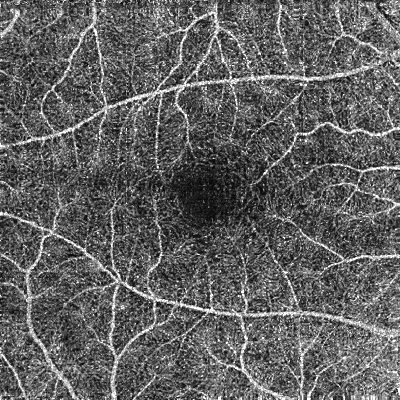
#> input picture datasets/OCTA-500/OCTA_6M/ProjectionMaps/OCTA(OPL_BM)/10001.bmp, 400 x 400 px; its folder holds only this picture in this run
$ python prompt_points.py
#> lines starting #> are read from the running program, lines starting #| are printed output that depends on the picture
import numpy as np
from scipy import ndimage
import cv2, os, random
from collections import *
from itertools import *
from functools import *
from display import show_prompt_points_image
from tqdm import tqdm

class PromptGeneration:
    def __init__(self,
                 random_seed=0,
                 neg_range=(6, 9),
                 negative_method="dfs",
                 positive_num=2,
                 negative_num=2,
                 is_local=True,
                 label_type="LargeVessel",
                 is_specific=False):

        if random_seed:
            random.seed(random_seed)
            np.random.seed(random_seed)

        self.random_seed = random_seed
        self.neg_range = neg_range
        self.positive_num = positive_num
        self.negative_num = negative_num
        self.is_local = is_local
        self.label_type = label_type
        self.is_specific = is_specific

        profile_str = "-".join(map(str, [neg_range, is_local, label_type, is_specific]))
        self.cache_dir = "intermediate/{}".format(profile_str)

        print("prompt points cache_dir:", self.cache_dir)
        if not os.path.exists(self.cache_dir): os.makedirs(self.cache_dir)

        self.min_area = 20
        self.const_point = (-100, -100)
        self.search_negative_region = {
            "dfs":self.search_negative_region_dfs,
            "numpy":self.search_negative_region_numpy
        }[negative_method]

    def get_labelmap(self, label):
        # print("label:", label.max()) # 255
        structure = ndimage.generate_binary_structure(2, 2)
        labelmaps, connected_num = ndimage.label(label, structure=structure)

        label = np.zeros_like(labelmaps)
        for i in range(1, 1+connected_num):
            if np.sum(labelmaps==i) >= self.min_area: label += np.where(labelmaps==i, 255, 0)

        structure = ndimage.generate_binary_structure(2, 2)
        labelmaps, connected_num = ndimage.label(label, structure=structure)

        return labelmaps, connected_num

    def search_negative_region_dfs(self, labelmap):
        def search(neg_range):
            w, h = labelmap.shape
            dq = deque([])
            connected_points_pos_cnt = Counter()
            for (x, y), val in np.ndenumerate(labelmap):
                if val: connected_points_pos_cnt[val] += 1
            for (x, y), val in np.ndenumerate(labelmap):
                if val and connected_points_pos_cnt[val] >= self.min_area: dq.append((val, x, y, 0))
            negative_region = labelmap.copy().astype(np.int32)
            while dq:
                val, x, y, step = dq.popleft()
                if step >= neg_range: continue
                for dx, dy in product(*[range(-1, 2)] * 2):
                    nx, ny = x + dx, y + dy
                    if nx < 0 or nx >= w or ny < 0 or ny >= h: continue
                    if negative_region[(nx, ny)] == 0:
                        negative_region[(nx, ny)] = val
                        dq.append((val, nx, ny, step+1))
                    else:
                        if negative_region[(nx, ny)] in (-1, val): continue
                        else: negative_region[(nx, ny)] = -1
            negative_region -= labelmap
            return np.maximum(negative_region, 0).astype(np.uint8)
        inner_range, outer_range = self.neg_range
        return search(outer_range) - search(inner_range)

    # [13 lines left out: function search_negative_region_numpy, not called in this run]

    def get_prompt_region(self, label, key=""):
        # "FAZ", "Capillary"
        def calculate_regions():
            if self.is_specific:
                specific_region_func = {
                    "FAZ" : self.get_specific_FAZ,
                    "Capillary" : self.get_specific_Capillary,
                }[self.label_type]
                labelmaps, negative_region, connected_num = specific_region_func(label)
            else:
                labelmaps, connected_num = self.get_labelmap(label)
                negative_region = self.search_negative_region(labelmaps)
            return labelmaps, negative_region, connected_num

        if key:
            positive_region_file_path = "{}/{}_p.npy".format(self.cache_dir, key)
            negative_region_file_path = "{}/{}_n.npy".format(self.cache_dir, key)
            if os.path.exists(negative_region_file_path) and os.path.exists(positive_region_file_path):
                labelmaps = np.load(positive_region_file_path)
                negative_region = np.load(negative_region_file_path)
                connected_num = labelmaps.max()
            else:
                labelmaps, negative_region, connected_num = calculate_regions()
                np.save(positive_region_file_path, labelmaps)
                np.save(negative_region_file_path, negative_region)
        else:
            labelmaps, negative_region, connected_num = calculate_regions()
        return labelmaps, negative_region, connected_num

    # [23 lines left out: function label_to_point_prompt_global, not called in this run]

    def label_to_point_prompt_local(self, label, key=""):
        labelmaps, negative_region, connected_num = self.get_prompt_region(label, key)
        labelmap_points = []

        gp, gn = defaultdict(list), defaultdict(list)

        for (x, y), val in np.ndenumerate(labelmaps):
            if val: gp[val].append((x, y))
        for (x, y), val in np.ndenumerate(negative_region):
            if val: gn[val].append((x, y))

        for k in gp:
            if min(len(gp[k]), len(gn[k])) >= self.min_area:
                labelmap_points += gp[k]

        selected_pixel = random.randint(0, len(labelmap_points)-1)
        selected_val = labelmaps[labelmap_points[selected_pixel]]

        selected_labelmap = np.where(labelmaps == selected_val, labelmaps, 0) // selected_val
        negative_region = np.where(negative_region == selected_val, negative_region, 0) // selected_val

        positive_points = [(y, x) for (x, y), val in np.ndenumerate(selected_labelmap) if val]
        negative_points = [(y, x) for (x, y), val in np.ndenumerate(negative_region) if val]

        positive_points = random.sample(positive_points, self.positive_num)
        negative_points = random.sample(negative_points, self.negative_num)

        if not (positive_points + negative_points): negative_points = [self.const_point]

        return np.array([selected_labelmap], dtype=float), negative_region, positive_points, negative_points

    # [40 lines left out: functions label_to_all_local_components, get_specific_FAZ, get_specific_Capillary, get_prompt_point, not called in this run]

    # for debug ...
    def draw_generated_label(self, image, label, key="", save_file="temp.png"):
        selected_component, negative_region, prompt_points_pos, prompt_points_neg = \
            self.label_to_point_prompt_local(label, key) if self.is_local else self.label_to_point_prompt_global(label, key)

        alpha = 0.5
        overlay = lambda x, y: cv2.addWeighted(x, alpha, y, 1-alpha, 0)

        to_red = lambda x: np.array([np.zeros_like(x), np.zeros_like(x), x]).transpose((1,2,0)).astype(dtype=np.uint8)
        to_yellow = lambda x: np.array([np.zeros_like(x), x, x]).transpose((1,2,0)).astype(dtype=np.uint8)

        processed_image = to_yellow(selected_component[0]) + to_red(negative_region)
        processed_image = overlay(image, processed_image)

        for x, y in prompt_points_pos:
            cv2.circle(processed_image, (x, y), 5, (255, 0, 0), -1)
            cv2.circle(processed_image, (x, y), 4, (0, 255, 0), -1)
        for x, y in prompt_points_neg:
            cv2.circle(processed_image, (x, y), 5, (255, 0, 0), -1)
            cv2.circle(processed_image, (x, y), 4, (0, 0, 255), -1)

        cv2.imwrite(save_file, processed_image)


class SpecialPointItem:
    # [85 lines left out: functions __init__, get_items, get_single_item, not called in this run]

class CrossPointItem:
    # [61 lines left out: functions __init__, get_single_item, not called in this run]

if __name__=="__main__":
    # "LargeVessel", "FAZ", "Capillary", "Artery", "Vein"
    label_type = "Capillary"
    pg = PromptGeneration(
            random_seed=42,
            neg_range=(0, 9),
            positive_num=0,
            negative_num=0,
            is_local=True,
            label_type=label_type,
        )
    for sample_id in tqdm(range(10001, 10301)):
        image_path = "datasets/OCTA-500/OCTA_6M/ProjectionMaps/OCTA(OPL_BM)/{}.bmp".format(sample_id)
        label_path = "datasets/OCTA-500/OCTA_6M/GT_{}/{}.bmp".format(label_type, sample_id)
        image, label = cv2.imread(image_path, cv2.IMREAD_COLOR), cv2.imread(label_path, cv2.IMREAD_GRAYSCALE)
#> image is the input picture: shape (400, 400, 3); min 0, max 255, mean 97.5
#> label: shape (400, 400); min 0, max 255, mean 97.5
        pg.draw_generated_label(image, label, str(sample_id), "prompt_generation/{}.png".format(sample_id))
#> in get_labelmap, `labelmaps, connected_num = ndimage.label(label, structure=structure)`:
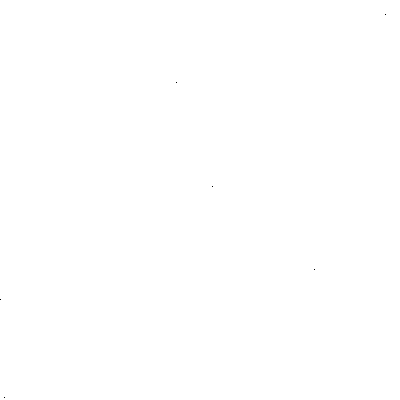
#> labelmaps: shape (400, 400) int32; values 0 (black) and 1 (white), 100% white; black in thin lines or dots
#> in get_labelmap, `labelmaps, connected_num = ndimage.label(label, structure=structure)`: connected_num = 1
#> in calculate_regions, `negative_region = self.search_negative_region(labelmaps)`: negative_region: shape (400, 400); values 0 (black) and 1 (white), 0% white in thin lines or dots
#> (the run stopped early here; a loop or call above may not have finished)
